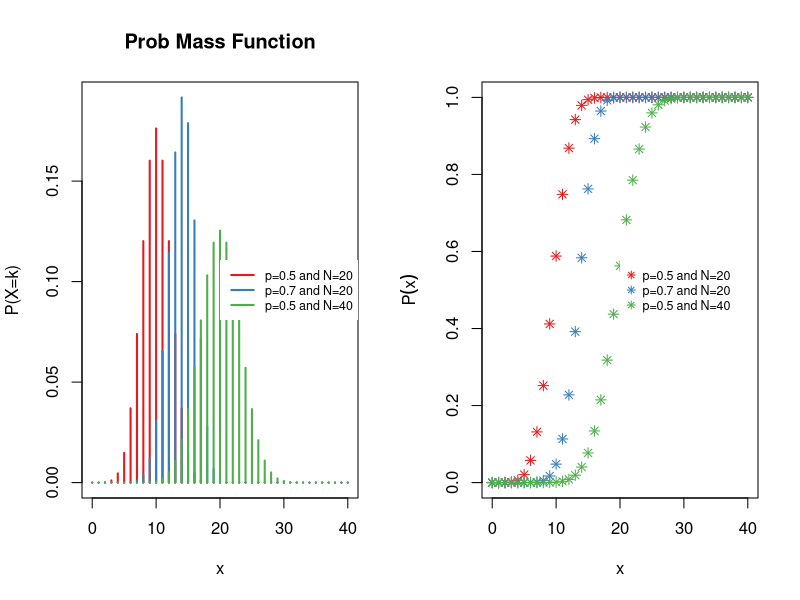
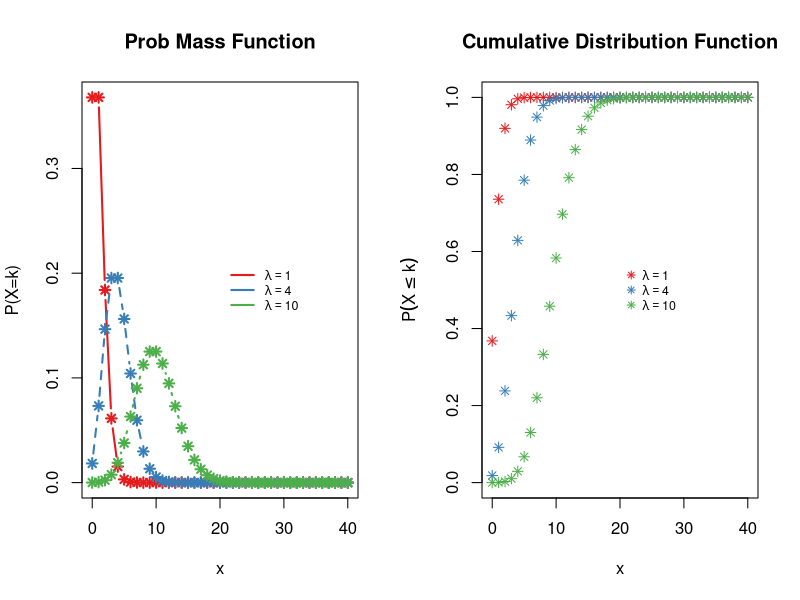
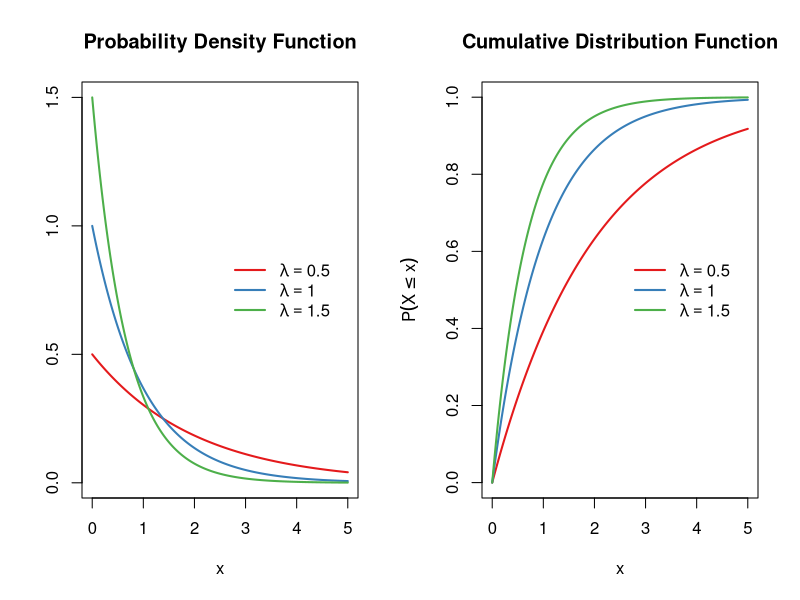
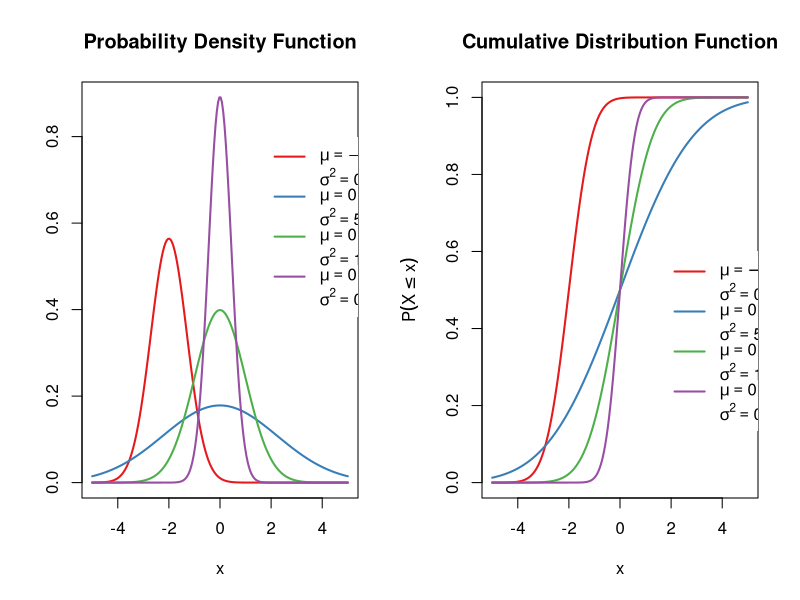

Write R code to recreate these figures, in order.
## ---- chunk 1
library(RColorBrewer)
cols <- brewer.pal(4,"Set1")
sizes <- c(20,20,40)
probs <- c(0.5,0.7,0.5)
x <- seq(0,40,by=1)
pdfsimul <- matrix(NA,length(x),length(sizes))
cumsimul <- matrix(NA,length(x),length(sizes))
for(i in 1:3){
  pdfsimul[,i] <- dbinom(x,size=sizes[i],prob=probs[i])
  cumsimul[,i] <- pbinom(x,size=sizes[i],prob=probs[i])
}
par(mfrow=c(1,2))
matplot(x,pdfsimul,t='h',lty=1,lwd=2,col=cols,xlab="x",ylab="P(X=k)",main="Prob Mass Function")
legend("left",lty=1,legend=c("p=0.5 and N=20","p=0.7 and N=20","p=0.5 and N=40"),col=cols,lwd=2,cex=.75,horiz=FALSE, inset=0.5,box.lwd=0)
matplot(x,cumsimul,pch=8,lty=1,lwd=1,col=cols,xlab="x",ylab=expression(P(X=x)))
legend("left",pch=8,legend=c("p=0.5 and N=20","p=0.7 and N=20","p=0.5 and N=40"),col=cols,cex=.75,horiz=FALSE, inset=0.5,box.lwd=0)
## ---- chunk 2
p = 1/5
n = 12
k = 4
dbinom(k,size=n,prob=0.2)
## ---- chunk 3
prob <- NULL
for(k in 0:4){
prob <- c(prob,dbinom(k,n,p))
prob
}
prob
sum(prob)

# or simply
sum(dbinom(0:4,n,p))
## ---- chunk 4
pbinom(4,size=n,prob=0.2)
## ---- chunk 5
sum(dbinom(2:3,n,p))
## ---- chunk 6
library(RColorBrewer)
cols <- brewer.pal(4,"Set1")
la <- c(1,4,10)
x <- seq(0,40,by=1)
pdfsimul <- matrix(NA,length(x),length(sizes))
cumsimul <- matrix(NA,length(x),length(sizes))
for(i in 1:3){
  pdfsimul[,i] <- dpois(x,lambda=la[i])
  cumsimul[,i] <- ppois(x,lambda=la[i])
}
par(mfrow=c(1,2))
matplot(x,pdfsimul,t='b',pch=8,lwd=2,col=cols,xlab="x",ylab="P(X=k)",main="Prob Mass Function")
legend("left",lty=1,legend=c(expression(lambda==1),expression(lambda==4),expression(lambda==10)),col=cols,lwd=2,cex=.75,horiz=FALSE, inset=0.5,box.lwd=0)
matplot(x,cumsimul,pch=8,lty=1,lwd=1,col=cols,xlab="x",ylab=expression(P(X<=k)), main="Cumulative Distribution Function")
legend("left",pch=8,legend=c(expression(lambda==1),expression(lambda==4),expression(lambda==10)),col=cols,cex=.75,horiz=FALSE, inset=0.5,box.lwd=0)
## ---- chunk 7
dpois(12,lambda=10)
## ---- chunk 8
p = 0.05
k = 3
n = 100
pbinom(k,size=n,prob=p)
## ---- chunk 9
lambda <- n*p
sum(dpois(0:3,lambda))
## ---- chunk 10
library(RColorBrewer)
cols <- brewer.pal(4,"Set1")
pdfsimul <- matrix(NA,200,3)
cumsimul <- matrix(NA,200,3)
la <- c(.5,1,1.5)
for(i in 1:3){
  pdfsimul[,i] <- dexp(seq(0,5,l=200),rate=la[i])
  cumsimul[,i] <- pexp(seq(0,5,l=200),rate=la[i])
}
par(mfrow=c(1,2))
matplot(seq(0,5,l=200),pdfsimul,t='l',lty=1,lwd=2,col=cols,xlab="x",ylab="",main="Probability Density Function")
legend("left",lty=1,legend=c(expression(lambda==0.5),expression(lambda==1.0),expression(lambda==1.5)),col=cols,lwd=2,cex=1.,horiz=FALSE, inset=0.5,box.lwd=0)
matplot(seq(0,5,l=200),cumsimul,t='l',lty=1,lwd=2,col=cols,xlab="x",ylab=expression(P(X<=x)),main="Cumulative Distribution Function")
legend("left",lty=1,legend=c(expression(lambda==0.5),expression(lambda==1.0),expression(lambda==1.5)),col=cols,lwd=2,cex=1.,horiz=FALSE, inset=0.5,box.lwd=0)
## ---- chunk 11
library(RColorBrewer)
cols <- brewer.pal(4,"Set1")
 means <- c(-2,0,0,0)
sigmas <- sqrt(c(.5,5,1,.2))
pdfsimul <- matrix(NA,200,4)
cumsimul <- matrix(NA,200,4)
x <- seq(-5,5,l=200)
for(i in 1:4){
  pdfsimul[,i] <- dnorm(x,mean=means[i],sd=sigmas[i])
  cumsimul[,i] <- pnorm(x,mean=means[i],sd=sigmas[i])
}
par(mfrow=c(1,2))
matplot(x,pdfsimul,t='l',lty=1,lwd=2,col=cols,xlab="x",ylab="", main="Probability Density Function")
legend(1.55,0.8,lty=1,legend=c(expression(mu==-2,sigma^2==0.5),expression(mu==0,sigma^2==5),expression(mu==0,sigma^2==1),expression(mu==0,sigma^2==0.2)),col=c(cols[1],"white",cols[2],"white",cols[3],"white",cols[4],"white"),lwd=2,cex=1.,horiz=FALSE, inset=0.5,box.lwd=0)
matplot(x,cumsimul,t='l',lty=1,lwd=2,col=cols,xlab="x",ylab=expression(P(X<=x)), main ="Cumulative Distribution Function")
legend(1.55,0.6,lty=1,legend=c(expression(mu==-2,sigma^2==0.5),expression(mu==0,sigma^2==5),expression(mu==0,sigma^2==1),expression(mu==0,sigma^2==0.2)),col=c(cols[1],"white",cols[2],"white",cols[3],"white",cols[4],"white"),lwd=2,cex=1.,horiz=FALSE, inset=0.5,box.lwd=0)
## ---- chunk 12
x = 1:6
prob <- 1/6

 E  <- sum(x*rep(prob,length(x)))
 
 E2 <- E^2
 Ex2 <- sum(x^2*rep(prob,length(x)))
Var <- Ex2-E2
## ---- chunk 13
x = c(1:6)*c(-1,1,-1,1,-1,1)
pr <- rep(1/6,6)
 Ex <- sum(x*pr)
Ex2 <- sum(x^2*pr)
Var <- Ex2-Ex^2
Ex
Var
